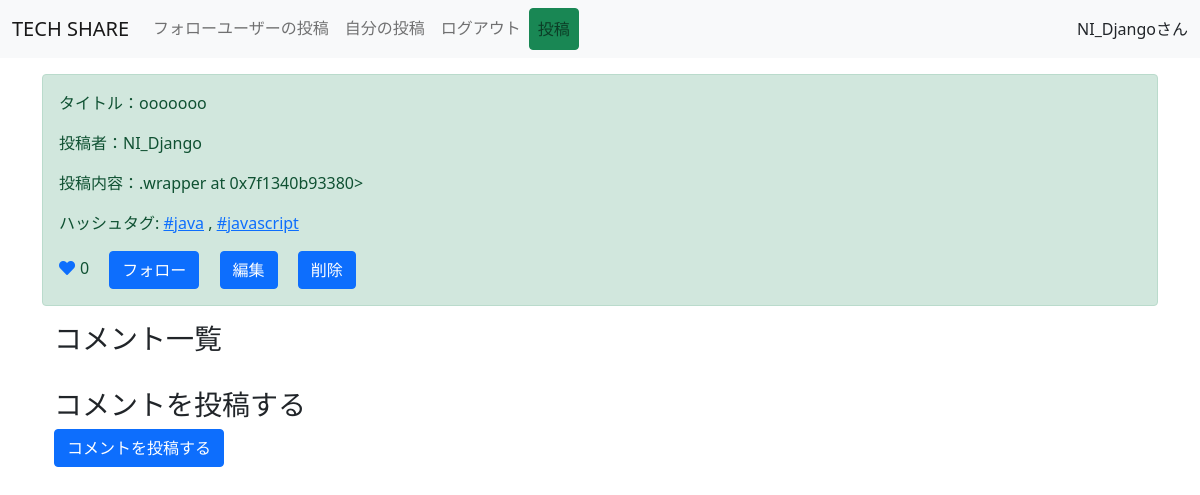
Screenshot of /detail/16/ (signed in) with the database file from the repository.
### snsapp/models.py (models this page shows, shortened)
class Post(models.Model):
   title = models.CharField(max_length=100)
   content = MarkdownxField('本文', help_text='Markdown形式で書いてください。')
   user = models.ForeignKey(User, on_delete=models.CASCADE)
   like = models.ManyToManyField(User, related_name='related_post', blank=True)
   created_at = models.DateTimeField(auto_now_add=True)
   tag = models.ManyToManyField(Tag)
   class Meta:
       ordering = ["-created_at"]

class Tag(models.Model):
    name = models.CharField(max_length=50)

### snsapp/views.py (the view)
# urls.py: path('detail/<int:pk>/', DetailPost.as_view(), name='detail'),
class DetailPost(LoginRequiredMixin, DetailView):
   model = Post
   template_name = 'detail.html'

### snsapp/templatetags/app.py (called while the page is built)
@register.filter
def markdown_to_html(text):
    return mark_safe(markdownify(text))

### templates/detail.html (shortened to what this page needs)
{% extends 'base.html' %}
{% load app %}
{% load static %}
{% block customcss %}
<link rel="stylesheet" href="{% static 'style.css' %}">
{% endblock customcss %}
{% block content %}
<div class="container">
  <div class="alert alert-success" role="alert">
      <p>タイトル：{{object.title}}</p>
      <p>投稿者：{{object.user}}</p>
      <p>投稿内容：{{ object.content | markdown_to_html | safe }}</p>
      {% if object.tag.all %}
      <p>
        ハッシュタグ:
        {% for tag in object.tag.all %}
          <a href="{% url 'tagged-posts' tag.name %}">#{{ tag.name }}</a>
          {% if not forloop.last %}, {% endif %}
        {% endfor %}
      </p>
      {% endif %}
      {% if request.user in object.like.all %}
      <a href="{% url 'like-detail' object.pk %}" class="like-btn add-color" tabindex="-1" role="button" aria-disabled="true"><i class="fas fa-heart"></i></a>{{object.like.count}}
      {% else %}
      <a href="{% url 'like-detail' object.pk %}" class="like-btn"  tabindex="-1" role="button" aria-disabled="true"><i class="fas fa-heart"></i></a>{{object.like.count}}
      {% endif %}
      {% if object.user in connection.0.following.all %}
      <a href="{% url 'follow-detail' object.pk %}" class="btn btn-danger ms-3" tabindex="-1" role="button" aria-disabled="true">フォロー解除</a>
      {% else %}
      <a href="{% url 'follow-detail' object.pk %}" class="btn btn-primary ms-3" tabindex="-1" role="button" aria-disabled="true">フォロー</a>
      {% endif %}
      {% if object.user == request.user %}
      <a href="{% url 'update' object.pk %}"  class="btn btn-primary ms-3" tabindex="-1" role="button" aria-disabled="true">編集</a>
      <a href="{% url 'delete' object.pk %}"  class="btn btn-primary ms-3" tabindex="-1" role="button" aria-disabled="true">削除</a>
      {% endif %}
    </div>
    <div class="container">
        <div class="row">
            <div class="col-md-6">
                <h3>コメント一覧</h3>
            </div>
        </div>
        <div class="row mt-4">
            <div class="col-md-6">
                <h3>コメントを投稿する</h3>
                <form method="post" action="{% url 'comment-create' object.pk %}">
                    <button type="submit" class="btn btn-primary">コメントを投稿する</button>
                </form>
            </div>
        </div>
    </div>
    <link rel="stylesheet" href="https://cdnjs.cloudflare.com/ajax/libs/highlight.js/9.12.0/styles/dracula.min.css">
</div>
{% endblock content %}

### templates/base.html (shortened to what this page needs)
{% load static %}
<!doctype html>
<html lang="ja">
  <head>
    <link href="https://cdn.jsdelivr.net/npm/bootstrap@5.0.0-beta3/dist/css/bootstrap.min.css" rel="stylesheet">
    <link rel="stylesheet" href="https://use.fontawesome.com/releases/v5.15.1/css/all.css">
    {% block customcss %}
    {% endblock customcss %}
  </head>
  <body>
    <nav class="navbar navbar-expand-lg navbar-light bg-light mb-3">
        <div class="container-fluid">
          <a class="navbar-brand" href="{% url 'home' %}">TECH SHARE</a>
          <div class="collapse navbar-collapse" id="navbarNavAltMarkup">
            <div class="navbar-nav">
              <a class="nav-link" href="{% url 'follow-list' %}">フォローユーザーの投稿</a>
              <a class="nav-link" href="{% url 'mypost' %}">自分の投稿</a>
              <a class="nav-link" href="/accounts/logout/">ログアウト</a>
              <a class="nav-link btn btn-success" href="{% url 'create' %}" role="button">投稿</a>
            </div>
          </div>
          <div>
            {{request.user.username}}さん
          </div>
        </div>
      </nav>
      {% block content %}
      {% endblock content %}
  </body>
</html>

### static/style.css (style rules this page uses)
.like-btn { display: inline-block; margin-right: 5px; }

### rows the page displays
Post: title "ooooooo", user "NI_Django", content ".wrapper at 0x7f1340b93380>", like.count "0"
Tag: name "java"
Tag: name "javascript"

### other values shown
{{ request.user.username }} "NI_Django"
